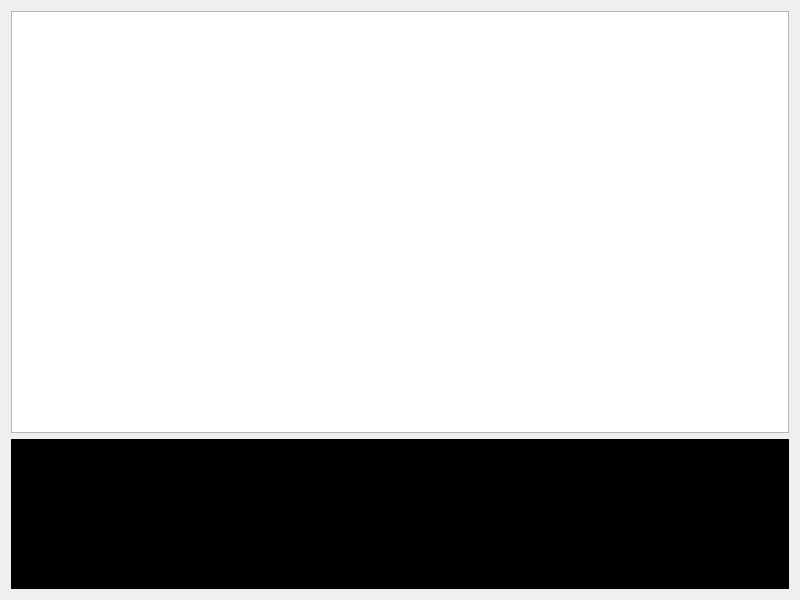
<?xml version="1.0" encoding="UTF-8"?>
<ui version="4.0">
 <class>MainWindow</class>
 <widget class="QMainWindow" name="MainWindow">
  <property name="geometry">
   <rect>
    <x>0</x>
    <y>0</y>
    <width>800</width>
    <height>600</height>
   </rect>
  </property>
  <property name="windowTitle">
   <string>MainWindow</string>
  </property>
  <widget class="QWidget" name="centralWidget">
   <layout class="QGridLayout" name="gridLayout">
    <item row="0" column="0">
     <widget class="QTextEdit" name="editor"/>
    </item>
    <item row="1" column="0">
     <widget class="QTextEdit" name="console">
      <property name="maximumSize">
       <size>
        <width>16777215</width>
        <height>150</height>
       </size>
      </property>
      <property name="styleSheet">
       <string notr="true">QTextEdit { color: #fff; background-color: #000; }</string>
      </property>
      <property name="readOnly">
       <bool>true</bool>
      </property>
      <property name="html">
       <string>&lt;!DOCTYPE HTML PUBLIC &quot;-//W3C//DTD HTML 4.0//EN&quot; &quot;http://www.w3.org/TR/REC-html40/strict.dtd&quot;&gt;
&lt;html&gt;&lt;head&gt;&lt;meta name=&quot;qrichtext&quot; content=&quot;1&quot; /&gt;&lt;style type=&quot;text/css&quot;&gt;
p, li { white-space: pre-wrap; }
&lt;/style&gt;&lt;/head&gt;&lt;body style=&quot; font-family:'Open Sans'; font-size:12pt; font-weight:400; font-style:normal;&quot;&gt;
&lt;p style=&quot;-qt-paragraph-type:empty; margin-top:0px; margin-bottom:0px; margin-left:0px; margin-right:0px; -qt-block-indent:0; text-indent:0px;&quot;&gt;&lt;br /&gt;&lt;/p&gt;&lt;/body&gt;&lt;/html&gt;</string>
      </property>
      <property name="acceptRichText">
       <bool>false</bool>
      </property>
     </widget>
    </item>
   </layout>
  </widget>
 </widget>
 <layoutdefault spacing="6" margin="11"/>
 <resources/>
 <connections/>
</ui>
